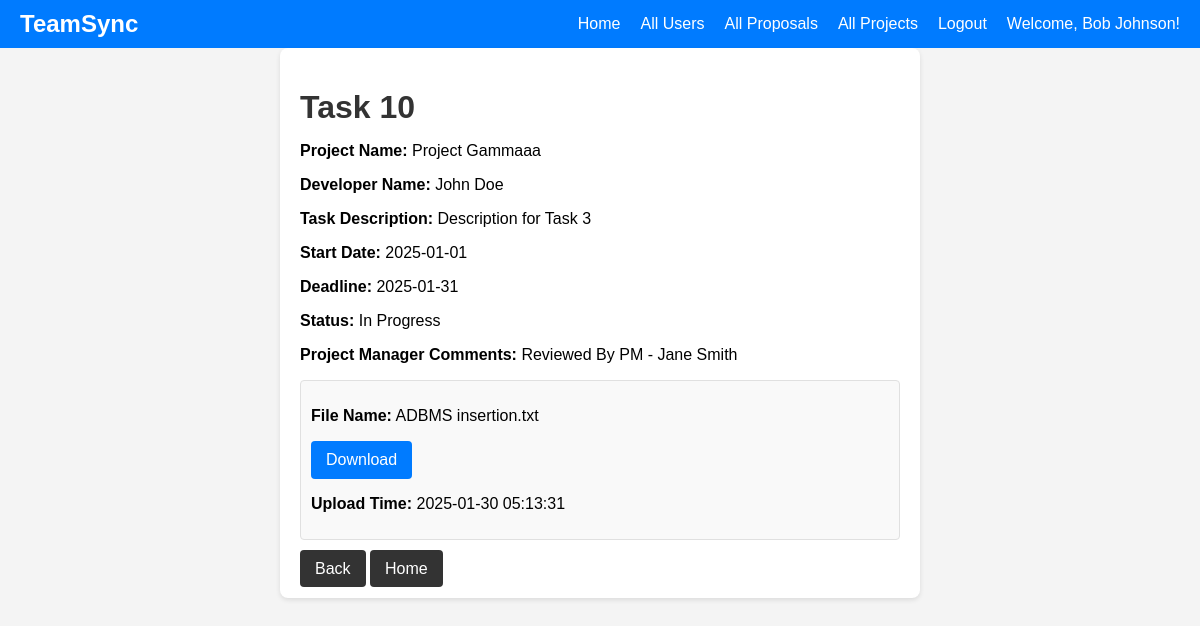
Before: /controller/admin-task-controller.php?action=view&task_id=10 (signed in) with the older database file.
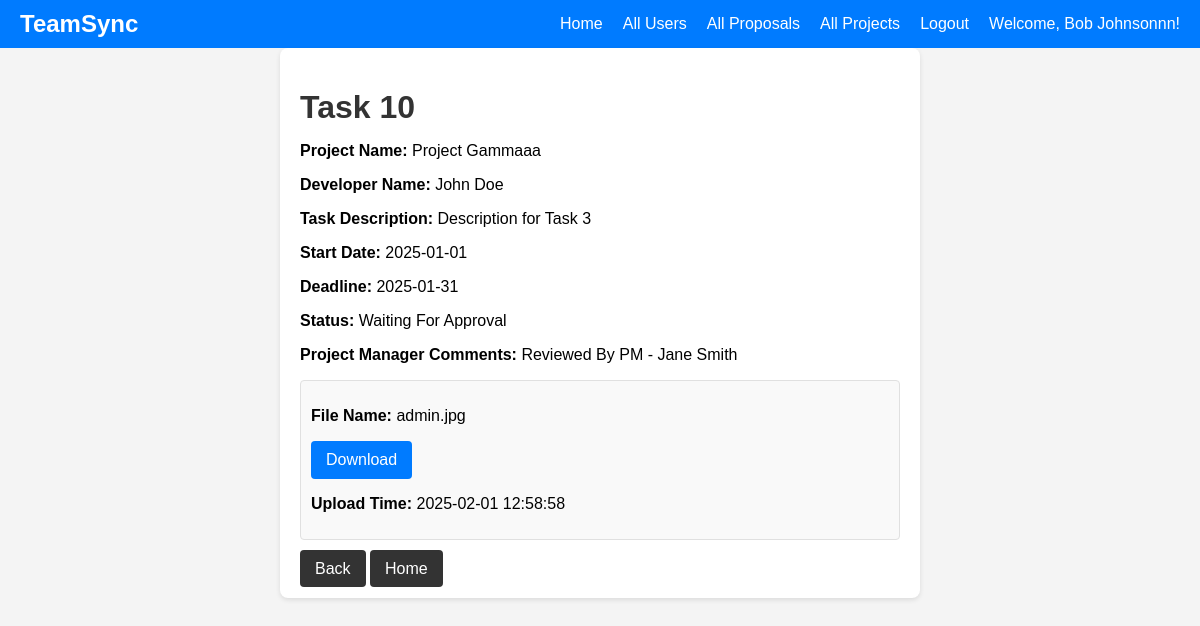
After: the same page with the newer database file.
### tables this page shows
CREATE TABLE `usr` (
  `userid` int(11) NOT NULL,
  `firstname` varchar(255) NOT NULL,
  `lastname` varchar(255) NOT NULL,
  `name` varchar(255) NOT NULL,
  `email` varchar(255) NOT NULL,
  `password` varchar(255) NOT NULL,
  `roleid` int(11) DEFAULT NULL,
  `profile_picture` longblob DEFAULT NULL
);

CREATE TABLE `tasks` (
  `task_id` int(11) NOT NULL,
  `project_id` int(11) NOT NULL,
  `developer_id` int(11) DEFAULT NULL,
  `name` varchar(100) NOT NULL,
  `description` text NOT NULL,
  `start_date` date NOT NULL,
  `deadline` date NOT NULL,
  `status` varchar(50) NOT NULL DEFAULT 'Not Started',
  `pm_comment` text DEFAULT NULL,
  `timestamp` timestamp NOT NULL DEFAULT current_timestamp() ON UPDATE current_timestamp(),
  `file_data` longblob DEFAULT NULL,
  `file_name` varchar(255) DEFAULT NULL,
  `file_type` varchar(255) DEFAULT NULL
);

CREATE TABLE `projects` (
  `project_id` int(11) NOT NULL,
  `client_id` int(11) NOT NULL,
  `pm_id` int(11) DEFAULT NULL,
  `name` varchar(100) NOT NULL,
  `description` text NOT NULL,
  `start_date` date DEFAULT NULL,
  `deadline` date NOT NULL,
  `status` varchar(50) NOT NULL DEFAULT 'Pending Approval',
  `type` varchar(50) NOT NULL DEFAULT 'Proposal',
  `client_feedback` text DEFAULT NULL,
  `progress` decimal(5,2) DEFAULT 0.00
);

### model/user-model.php (called while the page is built, shortened)
<?php
function getUserInfo($userId)
{
    $conn = getDbConnection();
    $sql = "SELECT userid, firstname, lastname, name, email, roleid
            FROM usr
            WHERE userid = ?";
    $stmt = $conn->prepare($sql);
    $stmt->bind_param("i", $userId);
    $stmt->execute();
    $result = $stmt->get_result();
    $user = $result->fetch_assoc();
    return $user;
}
function getUserName($userId)
{
    $userInfo = getUserInfo($userId);
    $firstname = $userInfo['firstname'] ?? 'Unassigned';
    $lastname = $userInfo['lastname'] ?? '';
    return trim("$firstname $lastname");
}
?>

### model/task-model.php (called while the page is built, shortened)
<?php
function getTaskDetails($taskId) {
    $conn = getDbConnection();
    $sql = "SELECT t.*, p.name AS project_name, u.firstname AS pm_name, u.lastname AS pm_lastname
            FROM tasks t
            JOIN projects p ON t.project_id = p.project_id
            JOIN usr u ON p.pm_id = u.userid
            WHERE t.task_id = ?";
    $stmt = $conn->prepare($sql);
    $stmt->bind_param("i", $taskId);
    $stmt->execute();
    $result = $stmt->get_result();
    $task = $result->fetch_assoc();
    $task['pm_name'] = $task['pm_name'] . ' ' . $task['pm_lastname'];
    return $task;
}
?>

### model/project-model.php (called while the page is built, shortened)
<?php
function getProjectInfo($projectId) {
    $conn = getDbConnection();
    $sql = "SELECT *
            FROM projects
            WHERE project_id = ?";
    $stmt = $conn->prepare($sql);
    $stmt->bind_param("i", $projectId);
    $stmt->execute();
    $result = $stmt->get_result();
    $projectInfo = $result->fetch_assoc();
    return $projectInfo;
}
function getProjectName($projectId) {
    $projectInfo = getProjectInfo($projectId);
    return $projectInfo['name'];
}
?>

### view/admin-task-view.php (the view, shortened to what this page needs)
<!DOCTYPE html>
<html lang="en">
<head>
    <link rel="stylesheet" href="../css/main.css">
</head>
<body>
<?php include 'admin-navbar.php'; ?>
<div class="project-container">
    <h1><?php echo $task['name']; ?></h1>
    <div class="project-details">
        <p><strong>Project Name:</strong> <?php echo $projectName; ?></p>
        <p><strong>Developer Name:</strong> <?php echo $developerName ? $developerName : "Unassigned"; ?></p>
        <p><strong>Task Description:</strong> <?php echo $task['description']; ?></p>
        <p><strong>Start Date:</strong> <?php echo $task['start_date']; ?></p>
        <p><strong>Deadline:</strong> <?php echo $task['deadline']; ?></p>
        <p><strong>Status:</strong> <?php echo $task['status']; ?></p>
        <?php if (!empty($task['pm_comment'])) { ?>
            <p><strong>Project Manager Comments:</strong> <?php echo $task['pm_comment']; ?></p>
        <?php } ?>
    </div>
    <?php if (!empty($task['file_name'])) { ?>
        <div class="file-details">
            <p><strong>File Name:</strong> <?php echo $task['file_name']; ?></p>
            <form action="../controller/pm-task-controller.php?action=download_file" method="post" class="download-form">
                <button type="submit" class="button-primary">Download</button>
            </form>
            <p><strong>Upload Time:</strong> <?php echo $task['timestamp']; ?></p>
        </div>
    <?php } ?>
    <div class="form-buttons">
        <a href="../controller/admin-project-controller.php?action=view_project&project_id=<?php echo $task['project_id']; ?>" class="button-dark">Back</a>
        <a href="../controller/user-dashboard-controller.php" class="button-dark">Home</a>
    </div>
</div>
</body>
</html>

### view/admin-navbar.php (shortened to what this page needs)
<!DOCTYPE html>
<html lang="en">
<head>
    <link rel="stylesheet" href="../css/navbar.css">
</head>
<body>
<nav class="navbar">
    <div class="logo">TeamSync</div>
    <div class="nav-links">
        <a href="../controller/user-dashboard-controller.php">Home</a>
        <a href="../controller/admin-user-controller.php?action=show_all">All Users</a>
        <a href="../controller/admin-project-controller.php?action=show_all_proposals">All Proposals</a>
        <a href="../controller/admin-project-controller.php?action=show_all_projects">All Projects</a>
        <a href="../controller/user-logout-controller.php">Logout</a>
        <a href="../controller/user-profile-controller.php?action=view_profile" class="welcome-link">Welcome, <?php echo $adminName; ?>!</a>
    </div>
</nav>
</body>
</html>

Changed rows visible on the page:
changed usr: adminName "Bob Johnson" → "Bob Johnsonnn"
changed tasks "Task 10": status "In Progress" → "Waiting For Approval"; file_name "ADBMS insertion.txt" → "admin.jpg"; timestamp "2025-01-30 05:13:31" → "2025-02-01 12:58:58"
